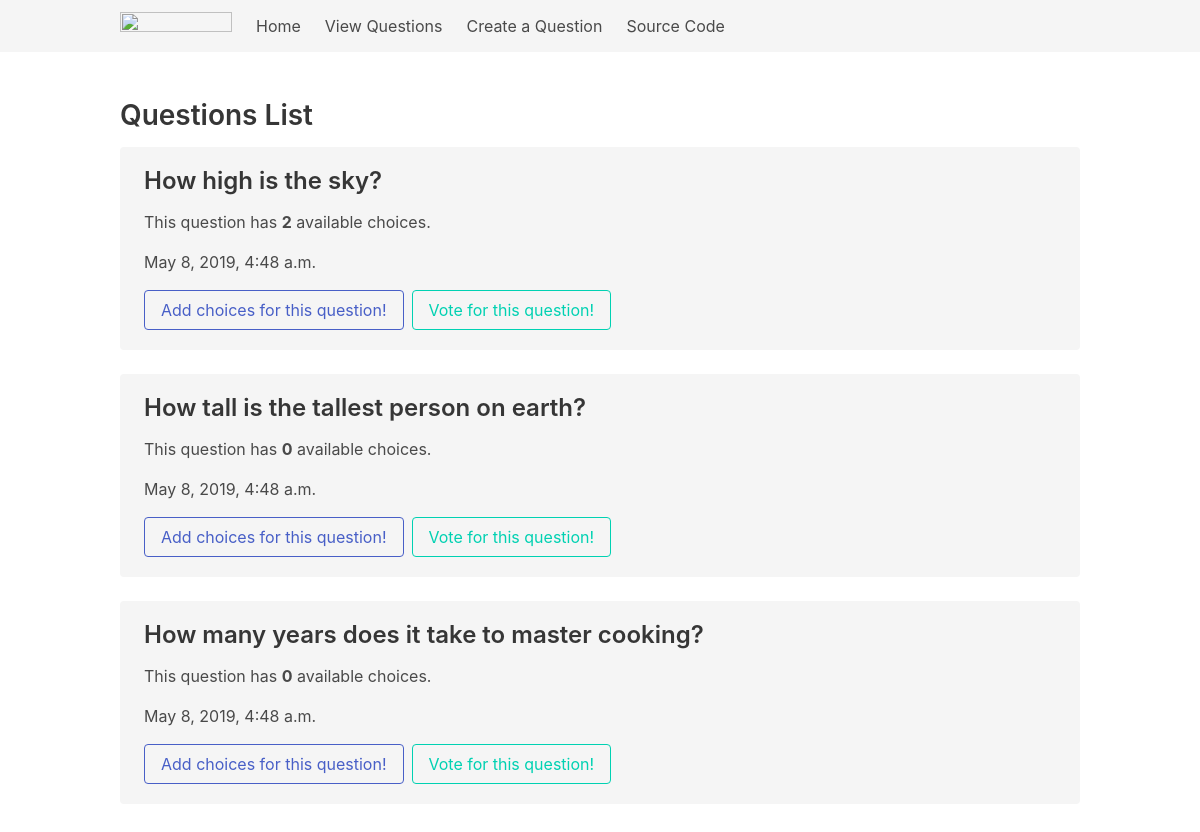
The app's page /polls/list/, older data.
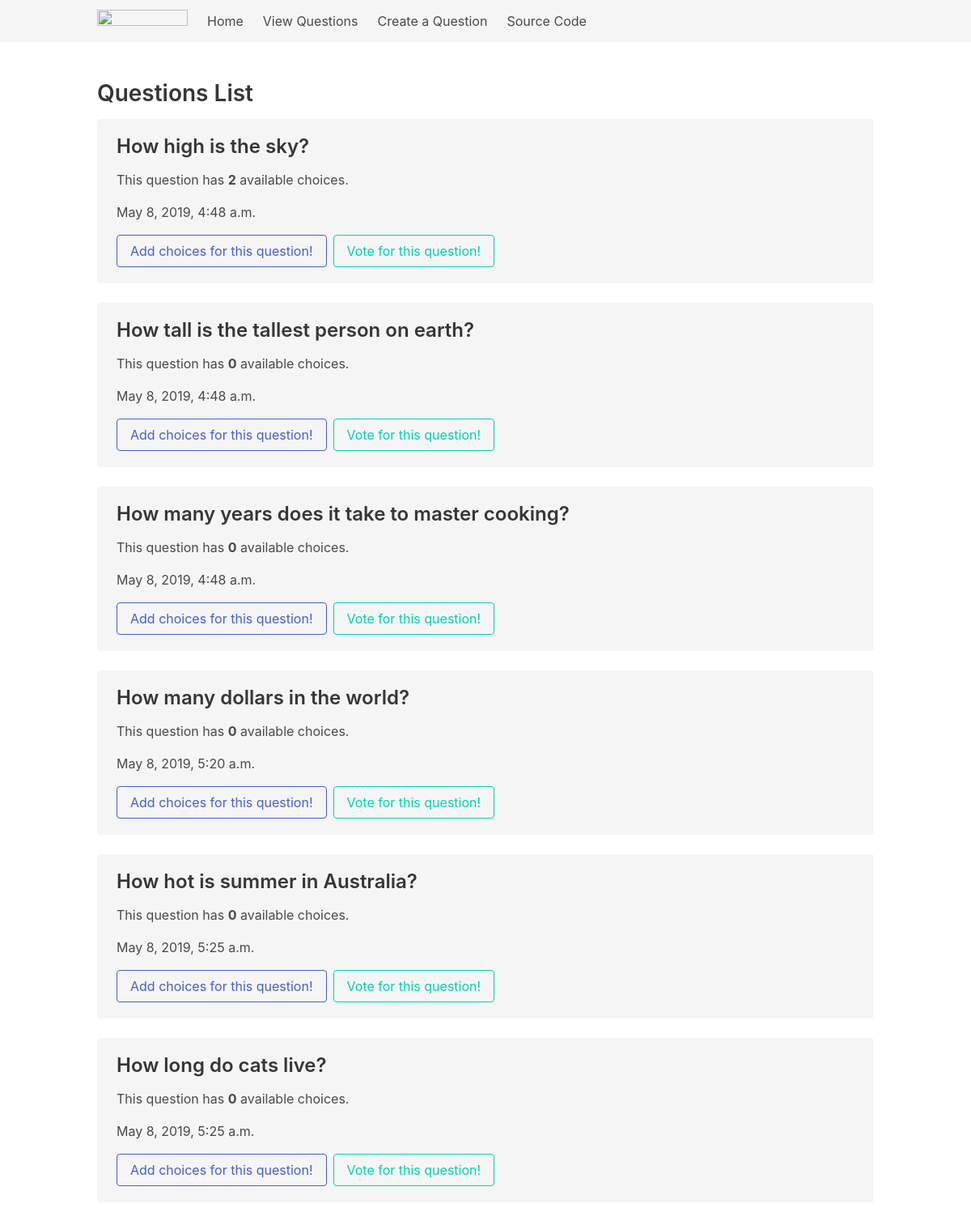
The same page, newer data.
### polls/models.py (models this page shows, shortened)
class Question(models.Model):
    question_text = models.CharField(max_length=200)
    pub_date = models.DateTimeField(auto_now=True)

### polls/views.py (the view)
# urls.py: path('polls/list/', polls_questions_list, name='polls-list'),
def polls_questions_list(request):
    questions_list = Question.objects.all()
    paginator = Paginator(questions_list, 8)
    page = request.GET.get('page')
    data = paginator.get_page(page)
    context = {'title': 'Question List Page',
               'data':data}
    return render(request, 'questions-list.html', context)

### templates/questions-list.html (shortened to what this page needs)
{% extends 'base.html' %}
{% block content %}
<section class="section">
	<section class="container">
		<section class="content">
			<h2>Questions List</h2>
			{% for q in data %}
				<div class="notification is-light">
					<h3>{{ q.question_text }}</h3>
					<p>This question has <strong>{{ q.choice_set.all.count }}</strong>
					available choices.</p>
					<p class="">{{ q.pub_date}}</p>
					<div class="buttons">
						<a class="button is-link is-outlined" href="{% url 'polls-create-choice' q.id  %}">Add choices for this question!</a>
						<a class="button is-primary is-outlined" href="{% url 'polls-vote' q.id  %}">Vote for this question!</a>
					</div>
				</div>
			{% endfor %}
		</section>
	</section>
</section>
{% endblock %}

### templates/base.html (shortened to what this page needs)
<!DOCTYPE html>
<html>
  <head>
    <link rel="stylesheet" href="https://cdnjs.cloudflare.com/ajax/libs/bulma/0.7.4/css/bulma.min.css">
  </head>
  <body>
  {%include 'navbar.html' %}
  {% block content %}
  {% endblock %}
  </body>
</html>

### templates/navbar.html (shortened to what this page needs)
<nav class="navbar is-light" role="navigation" aria-label="main navigation">
  <div class="container">
  <div class="navbar-brand">
    <a class="navbar-item" href="{% url 'polls-index' %}">
      <img src="https://bulma.io/images/bulma-logo.png" width="112" height="28">
    </a>
  </div>
  <div id="navbarBasicExample" class="navbar-menu">
    <div class="navbar-start">
      <a href="{% url 'polls-index' %}" class="navbar-item">
        Home
      </a>
      <a href="{% url 'polls-list' %}" class="navbar-item">
        View Questions
      </a>
      <a href="{% url 'polls-create-question' %}" class="navbar-item">
        Create a Question
      </a>
      <a class="navbar-item" href="https://github.com/danielc92/django-docs-tutorial.git">Source Code</a>
    </div>
  </div>
  </div>
</nav>

Row changes from the older to the newer data that the page shows:
added Question: question_text "How many dollars in the world?", choice_set.all.count "0", pub_date "May 8, 2019, 5:20 a.m."
added Question: question_text "How hot is summer in Australia?", choice_set.all.count "0", pub_date "May 8, 2019, 5:25 a.m."
added Question: question_text "How long do cats live?", choice_set.all.count "0", pub_date "May 8, 2019, 5:25 a.m."
